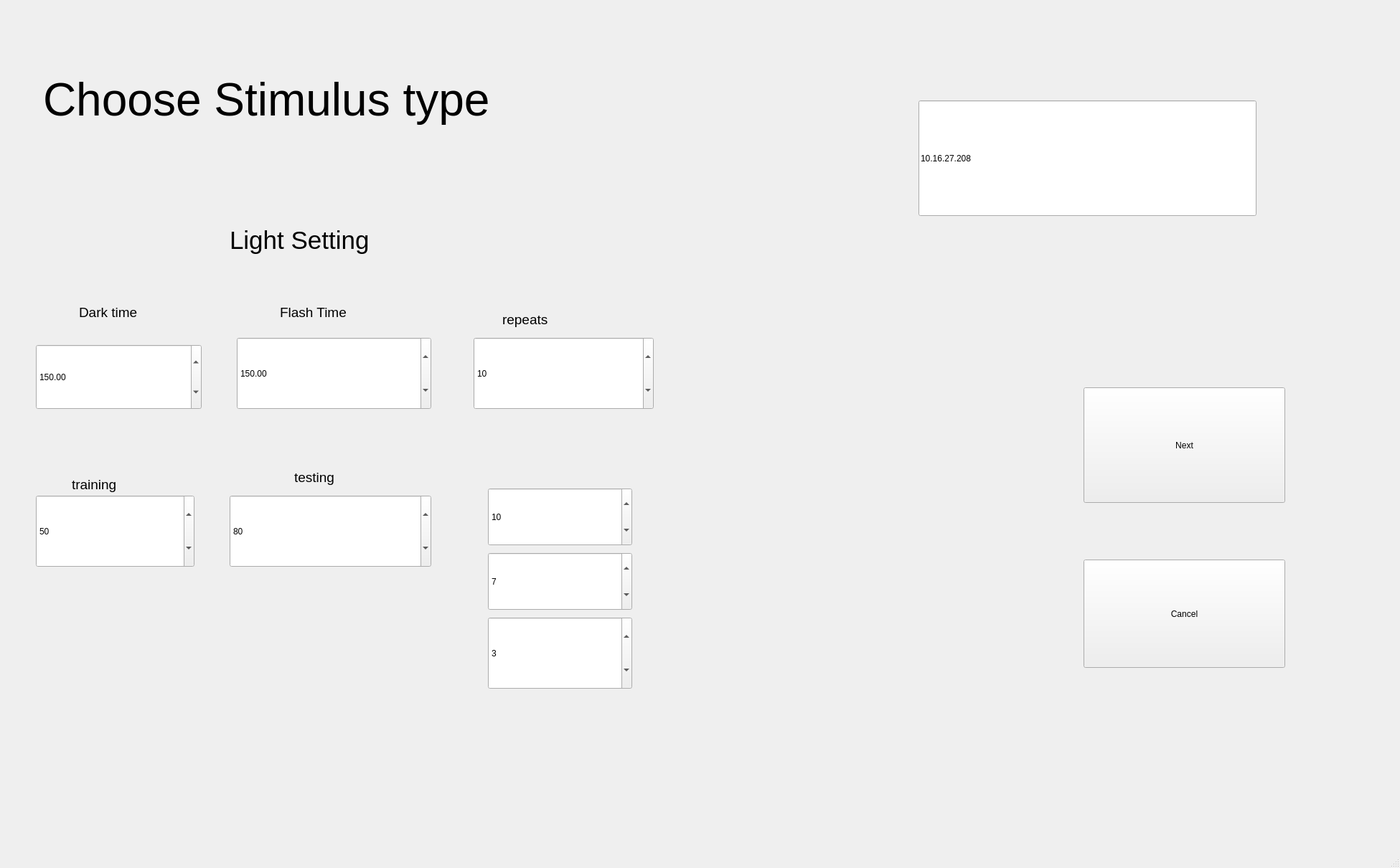
<?xml version="1.0" encoding="UTF-8"?>
<ui version="4.0">
 <class>lightwindow</class>
 <widget class="QMainWindow" name="lightwindow">
  <property name="enabled">
   <bool>true</bool>
  </property>
  <property name="geometry">
   <rect>
    <x>0</x>
    <y>0</y>
    <width>1951</width>
    <height>1210</height>
   </rect>
  </property>
  <property name="focusPolicy">
   <enum>Qt::TabFocus</enum>
  </property>
  <property name="windowTitle">
   <string>TV Control</string>
  </property>
  <widget class="QWidget" name="centralwidget">
   <widget class="QLabel" name="label">
    <property name="geometry">
     <rect>
      <x>60</x>
      <y>20</y>
      <width>1351</width>
      <height>241</height>
     </rect>
    </property>
    <property name="font">
     <font>
      <family>Arial</family>
      <pointsize>16</pointsize>
     </font>
    </property>
    <property name="focusPolicy">
     <enum>Qt::WheelFocus</enum>
    </property>
    <property name="text">
     <string>&lt;html&gt;&lt;head/&gt;&lt;body&gt;&lt;p&gt;&lt;span style=&quot; font-size:48pt;&quot;&gt;Choose Stimulus type&lt;/span&gt;&lt;/p&gt;&lt;/body&gt;&lt;/html&gt;</string>
    </property>
   </widget>
   <widget class="QLabel" name="label_2">
    <property name="geometry">
     <rect>
      <x>320</x>
      <y>290</y>
      <width>701</width>
      <height>91</height>
     </rect>
    </property>
    <property name="font">
     <font>
      <family>Arial</family>
      <pointsize>16</pointsize>
     </font>
    </property>
    <property name="layoutDirection">
     <enum>Qt::LeftToRight</enum>
    </property>
    <property name="autoFillBackground">
     <bool>false</bool>
    </property>
    <property name="text">
     <string>&lt;html&gt;&lt;head/&gt;&lt;body&gt;&lt;p&gt;&lt;span style=&quot; font-size:26pt;&quot;&gt;Light Setting&lt;/span&gt;&lt;/p&gt;&lt;/body&gt;&lt;/html&gt;</string>
    </property>
   </widget>
   <widget class="QPushButton" name="pushButton">
    <property name="geometry">
     <rect>
      <x>1510</x>
      <y>540</y>
      <width>281</width>
      <height>161</height>
     </rect>
    </property>
    <property name="text">
     <string>Next</string>
    </property>
   </widget>
   <widget class="QPushButton" name="pushButton_2">
    <property name="geometry">
     <rect>
      <x>1510</x>
      <y>780</y>
      <width>281</width>
      <height>151</height>
     </rect>
    </property>
    <property name="text">
     <string>Cancel</string>
    </property>
   </widget>
   <widget class="QLabel" name="label_3">
    <property name="geometry">
     <rect>
      <x>110</x>
      <y>420</y>
      <width>251</width>
      <height>31</height>
     </rect>
    </property>
    <property name="font">
     <font>
      <family>Arial</family>
      <pointsize>14</pointsize>
     </font>
    </property>
    <property name="text">
     <string>Dark time</string>
    </property>
   </widget>
   <widget class="QLabel" name="label_4">
    <property name="geometry">
     <rect>
      <x>390</x>
      <y>420</y>
      <width>251</width>
      <height>31</height>
     </rect>
    </property>
    <property name="font">
     <font>
      <family>Arial</family>
      <pointsize>14</pointsize>
     </font>
    </property>
    <property name="text">
     <string>Flash Time</string>
    </property>
   </widget>
   <widget class="QLabel" name="label_11">
    <property name="geometry">
     <rect>
      <x>100</x>
      <y>660</y>
      <width>251</width>
      <height>31</height>
     </rect>
    </property>
    <property name="font">
     <font>
      <family>Arial</family>
      <pointsize>14</pointsize>
     </font>
    </property>
    <property name="text">
     <string>training</string>
    </property>
   </widget>
   <widget class="QLabel" name="label_12">
    <property name="geometry">
     <rect>
      <x>410</x>
      <y>650</y>
      <width>251</width>
      <height>31</height>
     </rect>
    </property>
    <property name="font">
     <font>
      <family>Arial</family>
      <pointsize>14</pointsize>
     </font>
    </property>
    <property name="text">
     <string>testing</string>
    </property>
   </widget>
   <widget class="QSpinBox" name="spinBox_6">
    <property name="enabled">
     <bool>true</bool>
    </property>
    <property name="geometry">
     <rect>
      <x>50</x>
      <y>690</y>
      <width>221</width>
      <height>101</height>
     </rect>
    </property>
    <property name="styleSheet">
     <string notr="true">font: 18pt &quot;08SeoulHangang&quot;;</string>
    </property>
    <property name="maximum">
     <number>10000</number>
    </property>
    <property name="value">
     <number>50</number>
    </property>
   </widget>
   <widget class="QSpinBox" name="spinBox_7">
    <property name="enabled">
     <bool>true</bool>
    </property>
    <property name="geometry">
     <rect>
      <x>320</x>
      <y>690</y>
      <width>281</width>
      <height>101</height>
     </rect>
    </property>
    <property name="styleSheet">
     <string notr="true">font: 18pt &quot;08SeoulHangang&quot;;</string>
    </property>
    <property name="maximum">
     <number>10000</number>
    </property>
    <property name="value">
     <number>80</number>
    </property>
   </widget>
   <widget class="QLabel" name="label_13">
    <property name="geometry">
     <rect>
      <x>700</x>
      <y>430</y>
      <width>371</width>
      <height>31</height>
     </rect>
    </property>
    <property name="font">
     <font>
      <family>Arial</family>
      <pointsize>14</pointsize>
     </font>
    </property>
    <property name="text">
     <string>repeats</string>
    </property>
   </widget>
   <widget class="QSpinBox" name="spinBox_8">
    <property name="enabled">
     <bool>true</bool>
    </property>
    <property name="geometry">
     <rect>
      <x>660</x>
      <y>470</y>
      <width>251</width>
      <height>101</height>
     </rect>
    </property>
    <property name="styleSheet">
     <string notr="true">font: 18pt &quot;08SeoulHangang&quot;;</string>
    </property>
    <property name="maximum">
     <number>10000</number>
    </property>
    <property name="value">
     <number>10</number>
    </property>
   </widget>
   <widget class="QSpinBox" name="spinBox_9">
    <property name="enabled">
     <bool>true</bool>
    </property>
    <property name="geometry">
     <rect>
      <x>680</x>
      <y>680</y>
      <width>201</width>
      <height>81</height>
     </rect>
    </property>
    <property name="styleSheet">
     <string notr="true">font: 18pt &quot;08SeoulHangang&quot;;</string>
    </property>
    <property name="maximum">
     <number>10000</number>
    </property>
    <property name="value">
     <number>10</number>
    </property>
   </widget>
   <widget class="QSpinBox" name="spinBox_10">
    <property name="enabled">
     <bool>true</bool>
    </property>
    <property name="geometry">
     <rect>
      <x>680</x>
      <y>770</y>
      <width>201</width>
      <height>81</height>
     </rect>
    </property>
    <property name="styleSheet">
     <string notr="true">font: 18pt &quot;08SeoulHangang&quot;;</string>
    </property>
    <property name="maximum">
     <number>10000</number>
    </property>
    <property name="value">
     <number>7</number>
    </property>
   </widget>
   <widget class="QSpinBox" name="spinBox_11">
    <property name="enabled">
     <bool>true</bool>
    </property>
    <property name="geometry">
     <rect>
      <x>680</x>
      <y>860</y>
      <width>201</width>
      <height>101</height>
     </rect>
    </property>
    <property name="styleSheet">
     <string notr="true">font: 18pt &quot;08SeoulHangang&quot;;</string>
    </property>
    <property name="maximum">
     <number>10000</number>
    </property>
    <property name="value">
     <number>3</number>
    </property>
   </widget>
   <widget class="QDoubleSpinBox" name="spinBox">
    <property name="enabled">
     <bool>true</bool>
    </property>
    <property name="geometry">
     <rect>
      <x>50</x>
      <y>480</y>
      <width>231</width>
      <height>91</height>
     </rect>
    </property>
    <property name="styleSheet">
     <string notr="true">font: 18pt &quot;08SeoulHangang&quot;;</string>
    </property>
    <property name="maximum">
     <double>5000.000000000000000</double>
    </property>
    <property name="singleStep">
     <double>10.000000000000000</double>
    </property>
    <property name="value">
     <double>150.000000000000000</double>
    </property>
   </widget>
   <widget class="QDoubleSpinBox" name="spinBox_2">
    <property name="enabled">
     <bool>true</bool>
    </property>
    <property name="geometry">
     <rect>
      <x>330</x>
      <y>470</y>
      <width>271</width>
      <height>101</height>
     </rect>
    </property>
    <property name="styleSheet">
     <string notr="true">font: 18pt &quot;08SeoulHangang&quot;;</string>
    </property>
    <property name="maximum">
     <double>5000.000000000000000</double>
    </property>
    <property name="singleStep">
     <double>10.000000000000000</double>
    </property>
    <property name="value">
     <double>150.000000000000000</double>
    </property>
   </widget>
   <widget class="QLineEdit" name="lineEdit">
    <property name="geometry">
     <rect>
      <x>1280</x>
      <y>140</y>
      <width>471</width>
      <height>161</height>
     </rect>
    </property>
    <property name="styleSheet">
     <string notr="true">font: 18pt &quot;08SeoulHangang&quot;;</string>
    </property>
    <property name="text">
     <string>10.16.27.208</string>
    </property>
   </widget>
   <zorder>label_4</zorder>
   <zorder>label_2</zorder>
   <zorder>label_3</zorder>
   <zorder>label</zorder>
   <zorder>pushButton</zorder>
   <zorder>pushButton_2</zorder>
   <zorder>label_11</zorder>
   <zorder>label_12</zorder>
   <zorder>spinBox_6</zorder>
   <zorder>spinBox_7</zorder>
   <zorder>label_13</zorder>
   <zorder>spinBox_8</zorder>
   <zorder>spinBox_9</zorder>
   <zorder>spinBox_10</zorder>
   <zorder>spinBox_11</zorder>
   <zorder>spinBox</zorder>
   <zorder>spinBox_2</zorder>
   <zorder>lineEdit</zorder>
  </widget>
  <widget class="QStatusBar" name="statusbar"/>
 </widget>
 <resources/>
 <connections/>
</ui>
